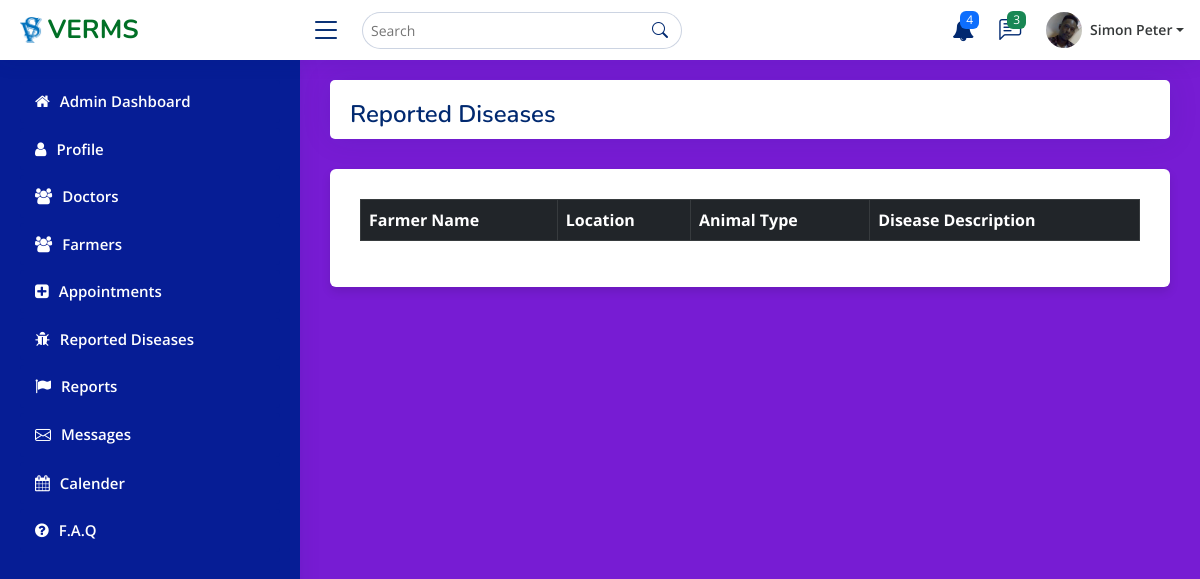
Page /admin/pages-diseases.php on the earlier database version.
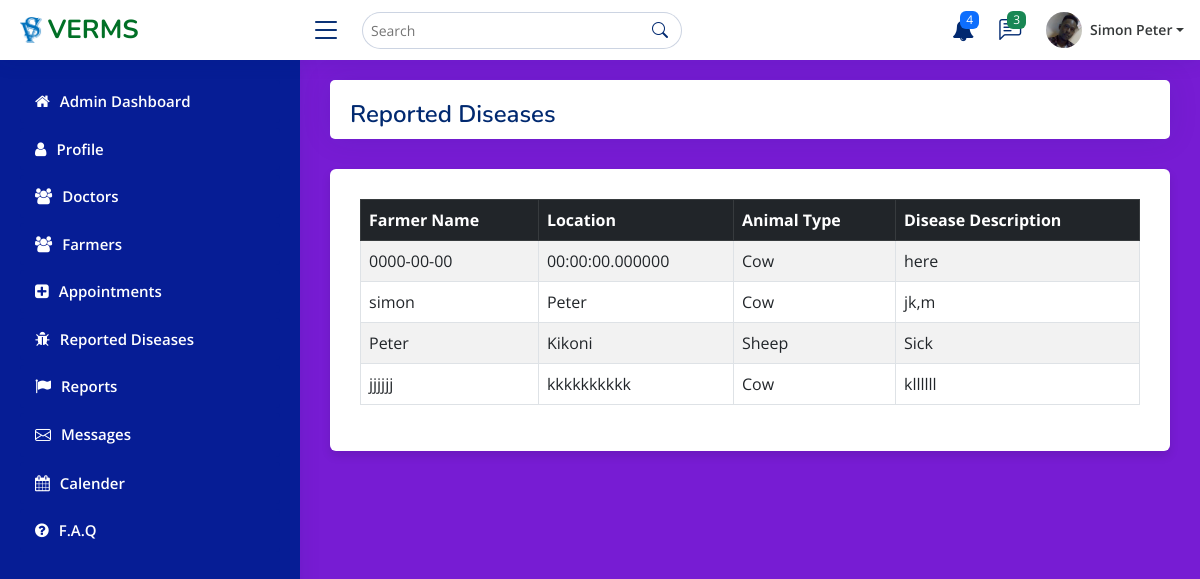
Same page on the later database version.
### tables this page shows
CREATE TABLE `report` (
  `report_Id` int NOT NULL AUTO_INCREMENT,
  `your_name` varchar(255) NOT NULL,
  `report_Area` varchar(255) NOT NULL,
  `animal` varchar(255) NOT NULL,
  `disease_Description` varchar(255) NOT NULL,
  `farmer_Id` int NOT NULL COMMENT '{fk}',
  PRIMARY KEY (`report_Id`)
);

### admin/pages-diseases.php (the view, shortened to what the changed rows need)
<!DOCTYPE html>
<html lang="en">
<head>
    <link href="assets/vendor/bootstrap/css/bootstrap.min.css" rel="stylesheet">
  <link href="assets/vendor/bootstrap-icons/bootstrap-icons.css" rel="stylesheet">
  <link href="assets/vendor/boxicons/css/boxicons.min.css" rel="stylesheet">
  <link href="assets/vendor/quill/quill.snow.css" rel="stylesheet">
  <link href="assets/vendor/quill/quill.bubble.css" rel="stylesheet">
  <link href="assets/vendor/remixicon/remixicon.css" rel="stylesheet">
  <link href="assets/vendor/simple-datatables/style.css" rel="stylesheet">
  <link rel="stylesheet" href="assets/css/datatables.min.css">
  <link rel="stylesheet" href="assets/vendor/font-awesome/css/font-awesome.min.css">
  <link href="assets/css/main.css" rel="stylesheet">
</head>
<?php
include 'config.php';
$retreive = "SELECT * FROM report";
$sql_query = mysqli_query($conn, $retreive);
?>
  <body>
  <main id="main" class="main">
<div class="col-12">
              <div class="card">
                <div class="pagetitle">
                <h1>Reported Diseases</h1>
                </div>
              </div>
              <div class="container">
        <div class="row">
            <div class="col-12">
                <div class="data_table">
                    <table id="example" class="table table-striped table-bordered">
                        <thead class="table-dark">
                        <tr>
                                <th>Farmer Name</th>
                                <th>Location</th>
                                <th>Animal Type</th>
                                <th>Disease Description</th>
                            </tr>
                        </thead>
                        <tbody>
                  <?php
                  while ($rows = mysqli_fetch_assoc($sql_query) ) {
                  ?>
                            <tr>
                                <td><?php   echo $rows['your_name']; ?></td>
                                <td><?php   echo $rows['report_Area']; ?></td>
                                <td><?php   echo $rows['animal']; ?></td>
                                <td><?php   echo $rows['disease_Description']; ?></td>
                            </tr>
                            <?php
                          }
                           ?>
                        </tbody>
                    </table>
                </div>
            </div>
  </main>
</body>
</html>

Differences in the rows shown:
added report: your_name "0000-00-00", report_Area "00:00:00.000000", animal "Cow", disease_Description "here"
added report: your_name "simon", report_Area "Peter", animal "Cow", disease_Description "jk,m"
added report: your_name "Peter", report_Area "Kikoni", animal "Sheep", disease_Description "Sick"
added report: your_name "jjjjjj", report_Area "kkkkkkkkkk", animal "Cow", disease_Description "kllllll"
